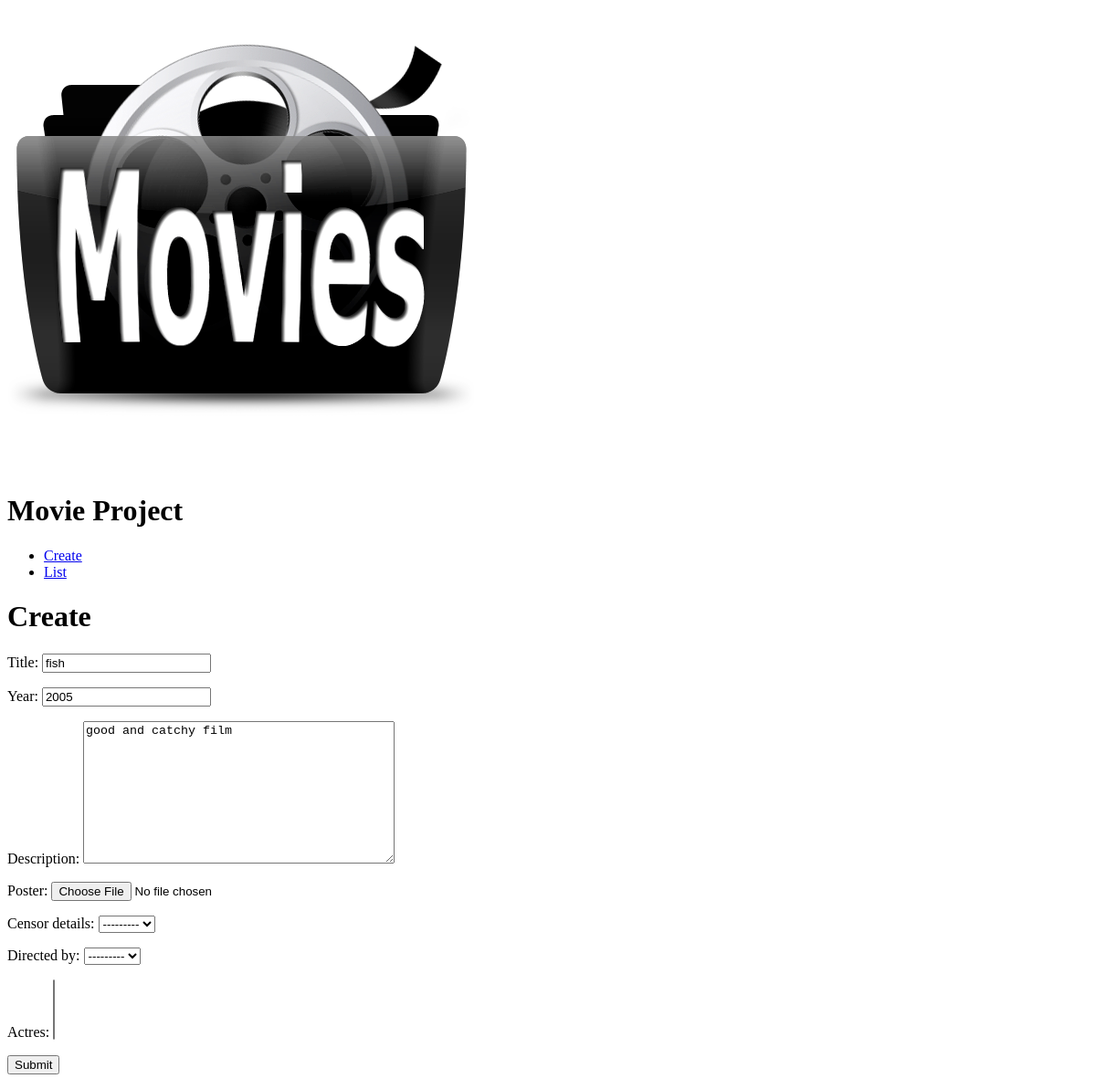
Page /edit/1 on the earlier database version.
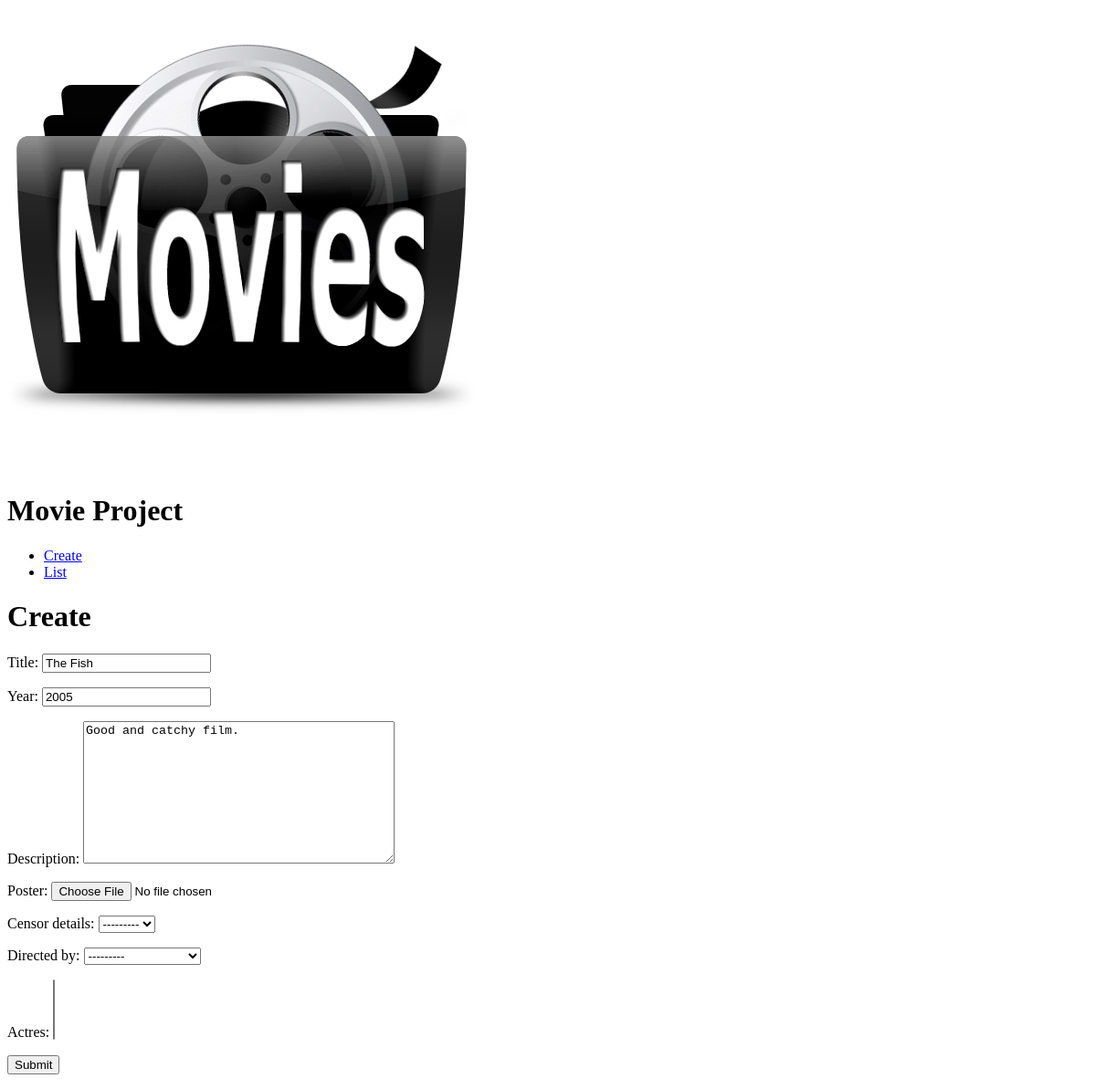
Same page on the later database version.
### movies/models.py (models this page shows)
class MovieInfo(models.Model):
    title=models.CharField(max_length=250)
    year=models.IntegerField(null=True)
    description=models.TextField()
    poster=models.ImageField(upload_to='images/',null=True)
    censor_details=models.OneToOneField(CensorInfo,on_delete=models.SET_NULL,related_name='movie',null=True)
    directed_by=models.ForeignKey(Director,null=True,on_delete=models.CASCADE,related_name='directed_movie')
    actres=models.ManyToManyField(Actor,related_name='acted_movies')

### movies/views.py (the view)
# urls.py: path('edit/<pk>',views.edit,name='edit'),
def edit(request,pk):
    edt=MovieInfo.objects.get(pk=pk)
    if request.POST:
        frm=MovieForm(request.POST,instance=edt)
        if frm.is_valid():
            edt.save()
    else:
        frm=MovieForm(instance=edt)
    return render(request,'create.html',{'frm':frm})

### movies/forms.py
class MovieForm(ModelForm):
    class Meta:
        model=MovieInfo
        fields='__all__'

### templates/create.html (shortened to what this page needs)
{% extends 'blank_layout.html' %}
{% block content %}
<p><h1>Create</h1></p>
<form method="post" enctype="multipart/form-data">
    {{ frm.as_p }}
    <button type="sumbit">Submit</button>
</form>
{% endblock content %}

### templates/blank_layout.html (shortened to what this page needs)
 {% load static %}
 <img src="{% static 'images/movie.png' %}"/>
 <h1>Movie Project</h1>
 {% include 'menu.html' %}
{% block content %}{% endblock content %}

### templates/menu.html
<ul>
    <li><a href="{% url 'create' %}">Create</a></li>
    <li><a href="{% url 'list' %}">List</a></li>
</ul>

Differences in the rows shown:
changed MovieInfo: title "fish" → "The Fish"; description "good and catchy film" → "Good and catchy film."
